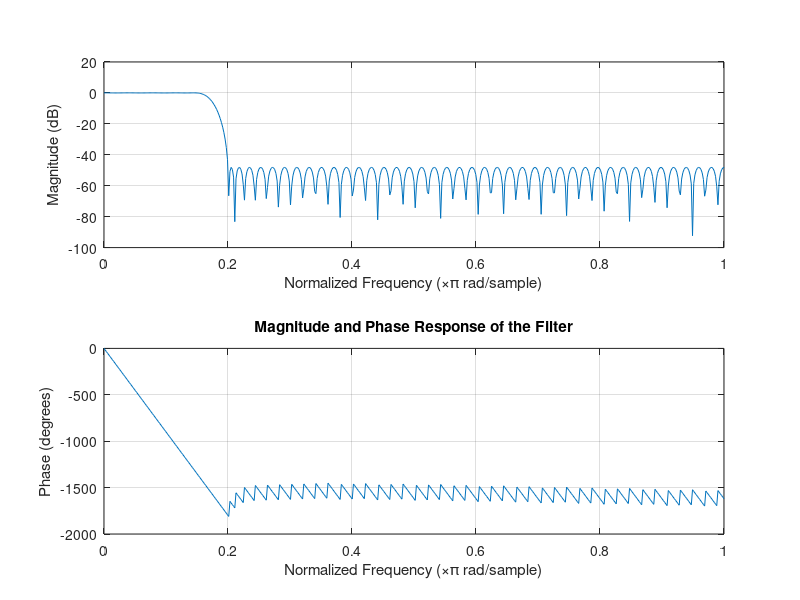
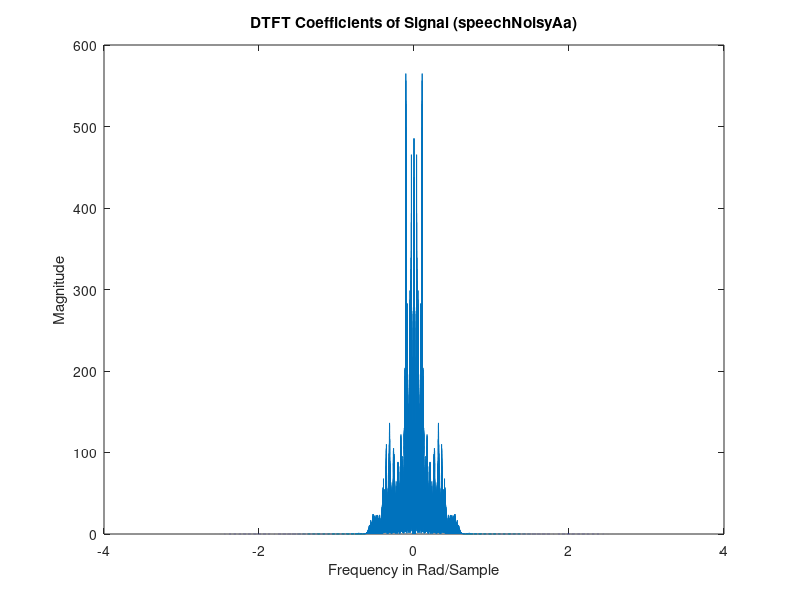
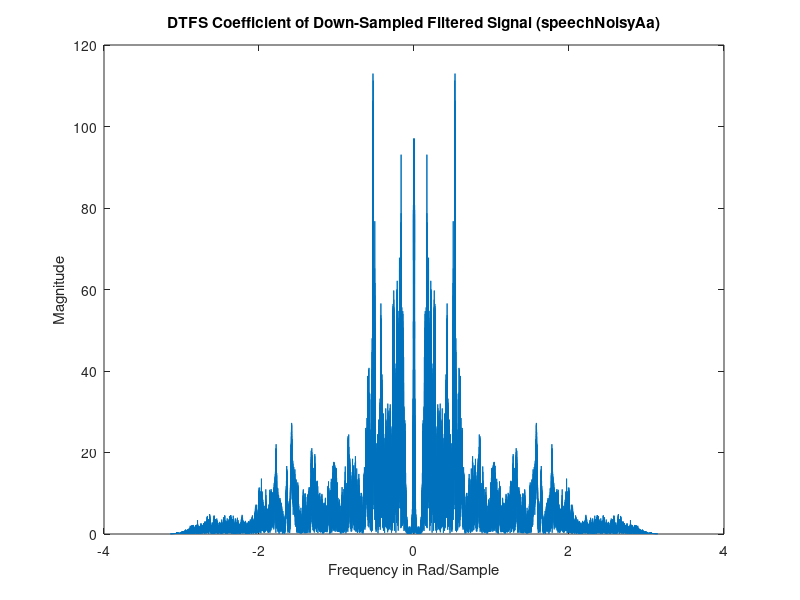
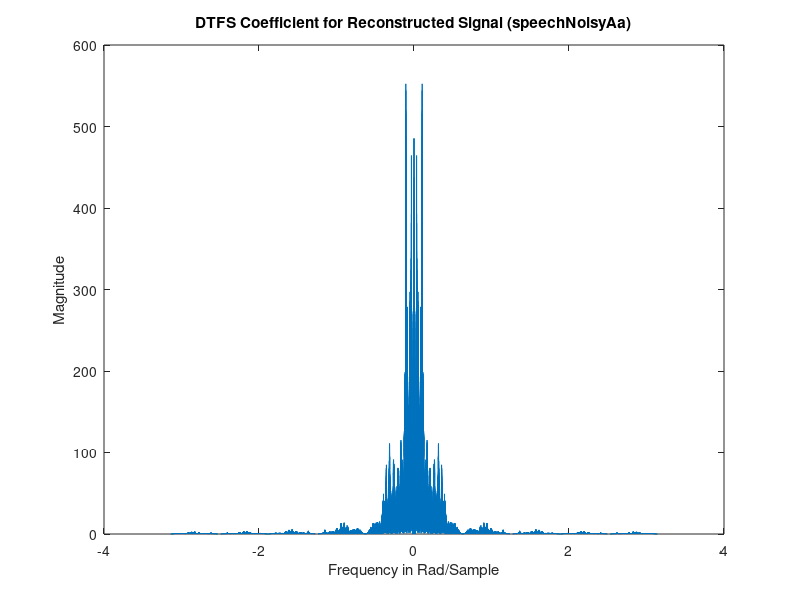

MATLAB code for these plots, in order:
% Written by Tan Jin Chun
% Last Modified : 17/9/2021
% Lab05T02

clear all;close all;clc

%% Question 1
% Loading in the signal
load lab5data.mat;

% Reconstructing back the speechNoisy signal from the previous section
% Getting the length of the signal
N = length(speech);
n = 0:N-1;
Fs = 44100;

% Finding the average power of the signal speech
P = (speech' * speech)/N;

% Transposing speech
speech = speech';

% Creating a new signal called speechNoisy
% Getting the value of A
A = sqrt(0.2 * P);
Hz = 5000;
speechNoisy = speech + A*cos(2 * pi * Hz * n / Fs);

%% Question 2
% Constructing the Anti-Aliasing Filter (Low-Pass Filter)
Cutoff_Freq = [0 0.15 0.2 1];

% Using the firpm function to create the filter
h = firpm(100, Cutoff_Freq, [1,1,0,0]);

% Plotting the magnitude and the phase response of the filter using freqz
% function
figure;
freqz(h,1);
title("Magnitude and Phase Response of the Filter");

%% Question 3
% Filter the signal by convolving the signal and the filter
speechNoisyAa = conv(speechNoisy, h);
Na = length(speechNoisyAa);

%% Question 4
% Plotting the speechNoisyAa in the frequency domain (Magnitude Only)
Xnoisya = fft(speechNoisyAa);
omegaAa = (-floor(Na/2):(Na-1-floor(Na/2)))*(2*pi/Na);
figure;
plot(omegaAa, fftshift(abs(Xnoisya)));
xlabel("Frequency in Rad/Sample");
ylabel("Magnitude");
title("DTFT Coefficients of Signal (speechNoisyAa)");

%% Question 5
% Downsampling the signal by a factor of 5
L = 5;
xdsAa = speechNoisyAa(1:L:end);
NA_Downsampled = length(xdsAa);

%% Question 6
% Playing the downsampled signal 
% soundsc(xdsAa);
% pause;
% Plotting the filtered noisy signal in the frequency domain
XnoisyDa = fft(xdsAa);
omegaDAa = (-floor(NA_Downsampled/2):(NA_Downsampled-1-floor(NA_Downsampled/2)))*(2*pi/NA_Downsampled);
figure;
plot(omegaDAa, fftshift(abs(XnoisyDa)));
xlabel("Frequency in Rad/Sample");
ylabel("Magnitude");
title("DTFS Coefficient of Down-Sampled Filtered Signal (speechNoisyAa)");

%% Question 7
% Reconstructing the original signal by linear interpolation using interp1
% Reconstructing the original signal
xrecon = interp1(1:L:Na,xdsAa,1:Na,"linear",0);

% Playing the reconstructed signal using soundsc
% soundsc(xrecon);
% pause;

% Plotting the reconstructed signal in the frequency domain (magnitude only)
Nrecon = length(xrecon);
Xrecon = fft(xrecon);
omega = (-floor(Nrecon/2):(Nrecon-1-floor(Nrecon/2))) * (2*pi/Nrecon);
figure;
plot(omega, fftshift(abs(Xrecon)));
xlabel("Frequency in Rad/Sample");
ylabel("Magnitude");
title("DTFS Coefficient for Reconstructed Signal (speechNoisyAa)");
